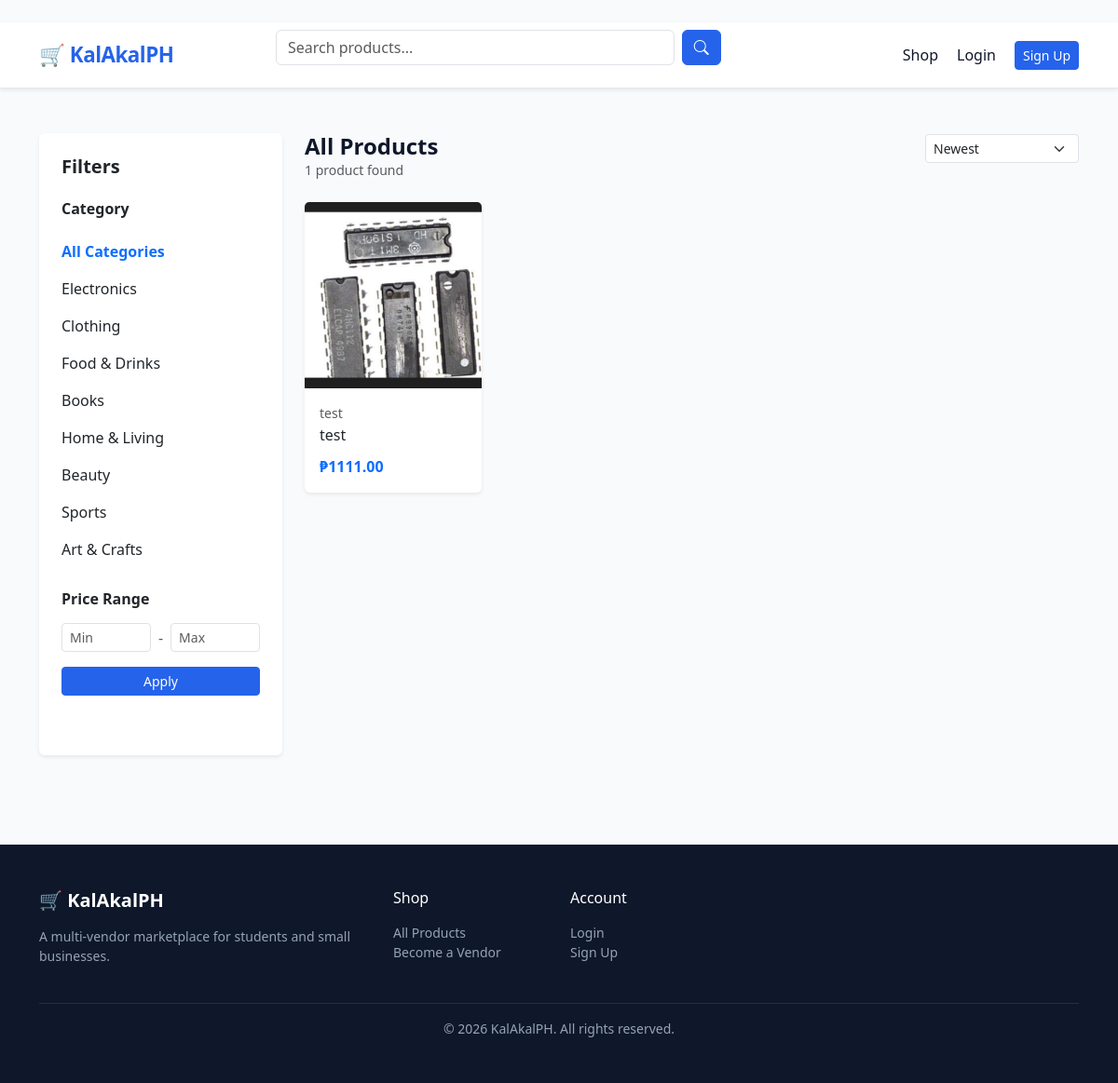
The app's page /shop/ with its own data.
### apps/products/models.py (models this page shows, shortened)
class Category(MPTTModel):
    name = models.CharField(max_length=100)
    slug = models.SlugField(unique=True)
    icon = models.CharField(max_length=50, blank=True, help_text='Bootstrap icon class')
    parent = TreeForeignKey('self', on_delete=models.CASCADE, null=True, blank=True, related_name='children')
    image = models.ImageField(upload_to='categories/', blank=True, null=True)
    is_active = models.BooleanField(default=True)
    order = models.PositiveIntegerField(default=0)
    class MPTTMeta:
        order_insertion_by = ['name']
    class Meta:
        verbose_name_plural = 'categories'

class Product(models.Model):
    DRAFT = 'draft'
    ACTIVE = 'active'
    PAUSED = 'paused'
    SOLD_OUT = 'sold_out'
    STATUS_CHOICES = [
        (DRAFT, 'Draft'), (ACTIVE, 'Active'),
        (PAUSED, 'Paused'), (SOLD_OUT, 'Sold Out'),
    ]
    PHYSICAL = 'physical'
    DIGITAL = 'digital'
    SERVICE = 'service'
    TYPE_CHOICES = [
        (PHYSICAL, 'Physical'), (DIGITAL, 'Digital'), (SERVICE, 'Service'),
    ]
    store = models.ForeignKey('vendors.Store', on_delete=models.CASCADE, related_name='products')
    category = models.ForeignKey(Category, on_delete=models.SET_NULL, null=True, related_name='products')
    name = models.CharField(max_length=255)
    slug = models.SlugField(unique=True, blank=True)
    description = models.TextField()
    product_type = models.CharField(max_length=10, choices=TYPE_CHOICES, default=PHYSICAL)
    status = models.CharField(max_length=10, choices=STATUS_CHOICES, default=DRAFT)
    price = models.DecimalField(max_digits=10, decimal_places=2)
    compare_at_price = models.DecimalField(max_digits=10, decimal_places=2, null=True, blank=True)
    cost_per_item = models.DecimalField(max_digits=10, decimal_places=2, null=True, blank=True)
    sku = models.CharField(max_length=100, blank=True)
    stock = models.PositiveIntegerField(default=0)
    track_inventory = models.BooleanField(default=True)
    weight = models.DecimalField(max_digits=6, decimal_places=2, null=True, blank=True)
    digital_file = models.FileField(upload_to='digital_products/', blank=True, null=True)
    tags = TaggableManager(blank=True)
    meta_title = models.CharField(max_length=255, blank=True)
    meta_description = models.TextField(blank=True)
    views = models.PositiveIntegerField(default=0)
    sales_count = models.PositiveIntegerField(default=0)
    rating = models.DecimalField(max_digits=3, decimal_places=2, default=0)
    review_count = models.PositiveIntegerField(default=0)
    is_featured = models.BooleanField(default=False)
    created_at = models.DateTimeField(auto_now_add=True)
    updated_at = models.DateTimeField(auto_now=True)
    class Meta:
        ordering = ['-created_at']
    def get_absolute_url(self):
        from django.urls import reverse
        return reverse('products:product_detail', kwargs={'slug': self.slug})
    @property
    def discount_percentage(self):
        if self.compare_at_price and self.compare_at_price > self.price:
            return int(((self.compare_at_price - self.price) / self.compare_at_price) * 100)
        return 0

class ProductImage(models.Model):
    product = models.ForeignKey(Product, on_delete=models.CASCADE, related_name='images')
    image = models.ImageField(upload_to='products/')
    alt_text = models.CharField(max_length=255, blank=True)
    is_primary = models.BooleanField(default=False)
    order = models.PositiveIntegerField(default=0)
    class Meta:
        ordering = ['order']

### apps/vendors/models.py (models this page shows, shortened)
class Store(models.Model):
    PENDING = 'pending'
    APPROVED = 'approved'
    REJECTED = 'rejected'
    SUSPENDED = 'suspended'
    STATUS_CHOICES = [
        (PENDING, 'Pending'), (APPROVED, 'Approved'),
        (REJECTED, 'Rejected'), (SUSPENDED, 'Suspended'),
    ]
    owner = models.OneToOneField(settings.AUTH_USER_MODEL, on_delete=models.CASCADE, related_name='store')
    name = models.CharField(max_length=255)
    slug = models.SlugField(unique=True, blank=True)
    description = models.TextField(blank=True)
    logo = models.ImageField(upload_to='store_logos/', blank=True, null=True)
    banner = models.ImageField(upload_to='store_banners/', blank=True, null=True)
    status = models.CharField(max_length=10, choices=STATUS_CHOICES, default=PENDING)
    is_student = models.BooleanField(default=False)
    school = models.CharField(max_length=255, blank=True)
    rating = models.DecimalField(max_digits=3, decimal_places=2, default=0)
    total_sales = models.PositiveIntegerField(default=0)
    created_at = models.DateTimeField(auto_now_add=True)
    updated_at = models.DateTimeField(auto_now=True)

### apps/products/views.py (the view)
# urls.py: path('shop/', views.product_list, name='list'),
def product_list(request):
    products = Product.objects.filter(status='active').select_related('store', 'category').prefetch_related('images')
    q = request.GET.get('q', '')
    if q:
        products = products.filter(
            Q(name__icontains=q) | Q(description__icontains=q) | Q(tags__name__icontains=q)
        ).distinct()
    category_slug = request.GET.get('category')
    if category_slug:
        category = get_object_or_404(Category, slug=category_slug)
        products = products.filter(category__in=category.get_descendants(include_self=True))
    else:
        category = None
    min_price = request.GET.get('min_price')
    max_price = request.GET.get('max_price')
    if min_price:
        products = products.filter(price__gte=min_price)
    if max_price:
        products = products.filter(price__lte=max_price)
    sort = request.GET.get('sort', '-created_at')
    sort_map = {
        'newest': '-created_at',
        'oldest': 'created_at',
        'price_asc': 'price',
        'price_desc': '-price',
        'popular': '-sales_count',
        'rating': '-rating',
    }
    products = products.order_by(sort_map.get(sort, '-created_at'))
    paginator = Paginator(products, 24)
    page = paginator.get_page(request.GET.get('page'))
    categories = Category.objects.filter(level=0, is_active=True)
    context = {
        'products': page,
        'categories': categories,
        'current_category': category,
        'search_query': q,
        'current_sort': sort,
    }
    return render(request, 'products/list.html', context)

### apps/orders/context_processors.py (called while the page is built)
def cart_context(request):
    cart_count = 0
    try:
        if request.user.is_authenticated:
            cart = Cart.objects.filter(user=request.user).first()
        else:
            session_key = request.session.session_key
            cart = Cart.objects.filter(session_key=session_key, user__isnull=True).first() if session_key else None
        if cart:
            cart_count = cart.item_count
    except Exception:
        pass
    return {'cart_count': cart_count}

### templates/products/list.html (shortened to what this page needs)
﻿{% extends "base.html" %}
{% block content %}
<div class="container py-5">
  <div class="row g-4">
    <div class="col-lg-3">
      <div class="card border-0 shadow-sm p-4">
        <h5 class="fw-bold mb-4">Filters</h5>
        <form method="get">
          <div class="mb-4">
            <h6 class="fw-semibold mb-3">Category</h6>
            <div class="list-group list-group-flush">
              <a href="?{% if search_query %}q={{ search_query }}&{% endif %}" class="list-group-item list-group-item-action border-0 px-0 {% if not current_category %}fw-semibold text-primary{% endif %}">All Categories</a>
              {% for cat in categories %}
              <a href="?category={{ cat.slug }}" class="list-group-item list-group-item-action border-0 px-0 ">{{ cat.name }}</a>
              {% endfor %}
            </div>
          </div>
          <div class="mb-4">
            <h6 class="fw-semibold mb-3">Price Range</h6>
            <div class="d-flex gap-2 align-items-center">
              <input type="number" name="min_price" class="form-control form-control-sm" placeholder="Min" value="{{ request.GET.min_price }}">
              <span class="text-muted">-</span>
              <input type="number" name="max_price" class="form-control form-control-sm" placeholder="Max" value="{{ request.GET.max_price }}">
            </div>
            <button type="submit" class="btn btn-primary btn-sm w-100 mt-3">Apply</button>
          </div>
        </form>
      </div>
    </div>
    <div class="col-lg-9">
      <div class="d-flex justify-content-between align-items-center mb-4">
        <div>
          <h4 class="fw-bold mb-0">
            {% if current_category %}{{ current_category.name }}
            {% elif search_query %}Results for "{{ search_query }}"
            {% else %}All Products{% endif %}
          </h4>
          <p class="text-muted small mb-0">{{ products.paginator.count }} product{{ products.paginator.count|pluralize }} found</p>
        </div>
        <form method="get" class="d-flex align-items-center gap-2">
          <select name="sort" class="form-select form-select-sm" style="width:auto;" onchange="this.form.submit()">
            <option value="newest" {% if current_sort == 'newest' %}selected{% endif %}>Newest</option>
          </select>
        </form>
      </div>
      {% if products %}
      <div class="row g-4">
        {% for product in products %}
        {% include "products/_card.html" %}
        {% endfor %}
      </div>
      {% endif %}
    </div>
  </div>
</div>
{% endblock %}

### templates/products/_card.html (shortened to what this page needs)
﻿<div class="col-6 col-md-4 col-lg-3">
  <div class="card border-0 shadow-sm h-100" style="transition: transform 0.2s;" onmouseover="this.style.transform='translateY(-4px)'" onmouseout="this.style.transform=''">
    <a href="{{ product.get_absolute_url }}">
      {% with product.images.first as img %}
        {% if img %}
          <img src="{{ img.image.url }}" class="card-img-top" style="height:200px;object-fit:cover;" alt="{{ product.name }}">
        {% else %}
          <div class="bg-light d-flex align-items-center justify-content-center" style="height:200px;font-size:3rem;">📦</div>
        {% endif %}
      {% endwith %}
    </a>
    <div class="card-body d-flex flex-column">
      <p class="text-muted small mb-1">{{ product.store.name }}</p>
      <h6 class="card-title mb-1"><a href="{{ product.get_absolute_url }}" class="text-dark text-decoration-none">{{ product.name }}</a></h6>
      <div class="mt-auto pt-2 d-flex align-items-center justify-content-between">
        <div>
          <span class="fw-bold text-primary">₱{{ product.price }}</span>
        </div>
      </div>
    </div>
  </div>
</div>

### templates/base.html (style rules this page uses)
:root { --primary: #2563eb; --primary-dark: #1d4ed8; --accent: #f59e0b; --surface: #f8fafc; --text: #0f172a; --muted: #64748b; --border: #e2e8f0; }
body { background: var(--surface); color: var(--text); font-family: 'Segoe UI', system-ui, sans-serif; }
.btn-primary { background: var(--primary); border-color: var(--primary); }

### records on screen
Category: name "Electronics"
Category: name "Clothing"
Category: name "Food & Drinks"
Category: name "Books"
Category: name "Home & Living"
Category: name "Beauty"
Category: name "Sports"
Category: name "Art & Crafts"
Product: images.first.image (picture), store.name "test", name "test", price "1111.00"

### other values on screen
{{ products.paginator.count }} "1"
